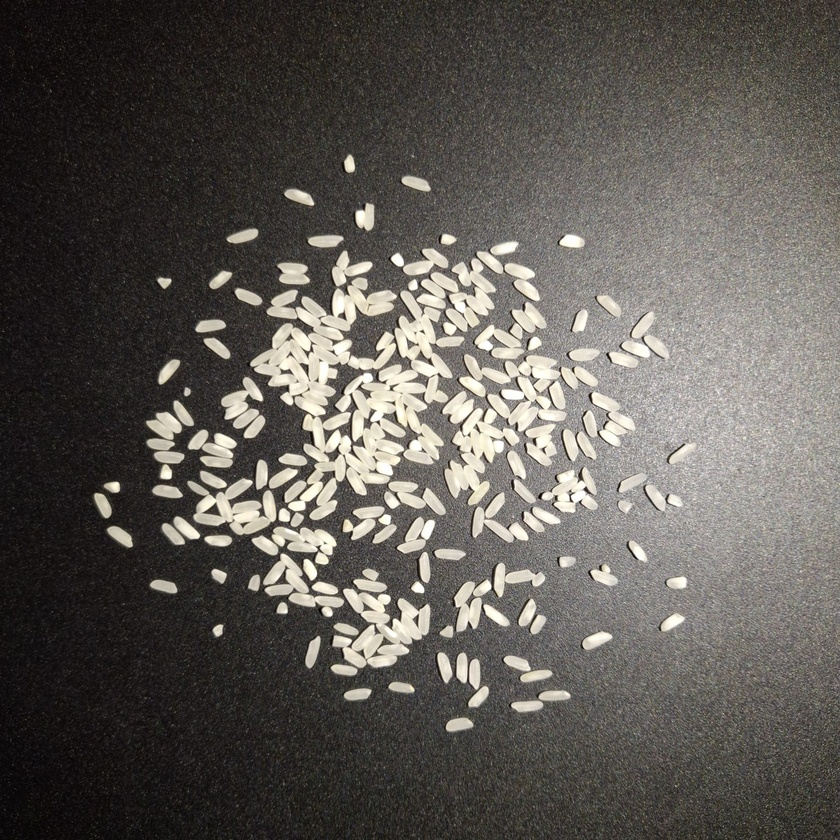
#> input picture foto/WhatsApp Image 2026-11-17 at 19.10.09.jpeg, 840 x 840 px, shrunk from 1528 x 1528 before the run
$ python process_photos.py ../foto
#> lines starting #> are read from the running program, lines starting #| are printed output that depends on the picture; after the words box and inside, x2 and y2 are one past the last pixel; in counts of white or black regions, pixels touching at a corner belong together
### Project/particle_counter.py
"""Deterministic rice counter. All areas are contour areas in pixel squared."""
import argparse
import csv
import json
import hashlib
from pathlib import Path

import cv2
import numpy as np


def analyze(image, threshold=127, min_area=30, roi=None, invert=False, blur=0):
    if image is None or image.dtype != np.uint8 or image.ndim != 3 or image.shape[2] != 3:
        raise ValueError("Expected a uint8 BGR image")
    if not 0 <= threshold <= 255 or min_area < 0:
        raise ValueError("Threshold must be 0..255 and minimum area nonnegative")
    if blur not in (0, 3, 5, 7):
        raise ValueError("Blur must be 0, 3, 5, or 7")
    height, width = image.shape[:2]
    x, y, w, h = roi if roi is not None else (0, 0, width, height)
    if x < 0 or y < 0 or w <= 0 or h <= 0 or x + w > width or y + h > height:
        raise ValueError("ROI must lie inside the image")
    gray = cv2.cvtColor(image[y:y+h, x:x+w], cv2.COLOR_BGR2GRAY)
    if blur:
        gray = cv2.GaussianBlur(gray, (blur, blur), 0)
    mode = cv2.THRESH_BINARY_INV if invert else cv2.THRESH_BINARY
    _, binary = cv2.threshold(gray, threshold, 255, mode)
    contours, _ = cv2.findContours(binary, cv2.RETR_EXTERNAL, cv2.CHAIN_APPROX_SIMPLE)
    contours = sorted(contours, key=lambda c: (cv2.boundingRect(c)[1], cv2.boundingRect(c)[0]))
    overlay = image.copy()
    mask = np.zeros((height, width), np.uint8)
    accepted = np.zeros((h, w), np.uint8)
    particles = []
    border_count = 0
    background_count = 0
    for contour in contours:
        area = cv2.contourArea(contour)
        if area < min_area or area <= 0:
            continue
        bx, by, bw, bh = cv2.boundingRect(contour)
        if bx == 0 or by == 0 or bx + bw == w or by + bh == h:
            border_count += 1
            continue
        # Rice candidates should not be branching texture or sparse bright rings.
        # These conservative shape checks are not a semantic rice classifier.
        hull_area = cv2.contourArea(cv2.convexHull(contour))
        perimeter = cv2.arcLength(contour, True)
        solidity = area / hull_area if hull_area else 0
        compactness = 4 * np.pi * area / perimeter ** 2 if perimeter else 0
        if solidity < 0.55 or compactness < 0.08:
            background_count += 1
            continue
        region = np.zeros((bh, bw), np.uint8)
        cv2.drawContours(region, [contour - [bx, by]], -1, 255, cv2.FILLED)
        foreground = cv2.countNonZero(cv2.bitwise_and(binary[by:by+bh, bx:bx+bw], region))
        if foreground / cv2.countNonZero(region) < 0.35:
            background_count += 1
            continue
        moments = cv2.moments(contour)
        cx = x + moments["m10"] / moments["m00"]
        cy = y + moments["m01"] / moments["m00"]
        identifier = len(particles) + 1
        particles.append({"id": identifier, "area_px2": area, "cx_px": cx, "cy_px": cy})
        cv2.drawContours(accepted, [contour], -1, 255, cv2.FILLED)
        shifted = contour + np.array([[[x, y]]], dtype=contour.dtype)
        cv2.drawContours(overlay, [shifted], -1, (0, 255, 0), 1)
        cv2.putText(overlay, str(identifier), (round(cx), round(cy)),
                    cv2.FONT_HERSHEY_SIMPLEX, 0.5, (0, 0, 255), 1, cv2.LINE_AA)
    mask[y:y+h, x:x+w] = accepted
    mask_numbered = cv2.cvtColor(mask, cv2.COLOR_GRAY2BGR)
    for particle in particles:
        cv2.putText(mask_numbered, str(particle["id"]),
                    (round(particle["cx_px"]), round(particle["cy_px"])),
                    cv2.FONT_HERSHEY_SIMPLEX, 0.5, (0, 0, 255), 1, cv2.LINE_AA)
    cv2.rectangle(overlay, (x, y), (x+w-1, y+h-1), (255, 160, 0), 1)
    return {"particles": particles, "overlay": overlay, "mask": mask, "mask_numbered": mask_numbered,
            "binary": binary, "border_excluded": border_count,
            "background_excluded": background_count,
            "background_filter": {"min_solidity": 0.55, "min_compactness": 0.08, "min_foreground_fraction": 0.35},
            "roi": [x, y, w, h], "threshold": threshold,
            "min_area_px2": min_area, "invert": invert, "blur": blur}


def starting_threshold(image, blur=0, roi=None):
    """Otsu provides a starting value, not a guarantee of correct segmentation."""
    if roi is not None:
        x, y, w, h = roi
        image = image[y:y+h, x:x+w]
    gray = cv2.cvtColor(image, cv2.COLOR_BGR2GRAY)
    if blur:
        gray = cv2.GaussianBlur(gray, (blur, blur), 0)
    value, _ = cv2.threshold(gray, 0, 255, cv2.THRESH_BINARY + cv2.THRESH_OTSU)
    return int(value)


def photo_directory(directory, source):
    source = Path(source).resolve()
    suffix = hashlib.sha256(str(source).encode()).hexdigest()[:8]
    return Path(directory) / f"{source.stem}_{suffix}"


def save_photo(result, source, directory):
    """Preserve separate photo exports and rebuild a per-photo index."""
    destination = photo_directory(directory, source)
    save_result(result, source, destination)
    rows = []
    for path in sorted(Path(directory).glob("*/summary.json")):
        summary = json.loads(path.read_text())
        rows.append({"source": summary["source"], "count": len(summary["particles"]),
                     "border_excluded": summary["border_excluded"], "threshold": summary["threshold"],
                     "min_area_px2": summary["min_area_px2"], "blur": summary.get("blur", 0),
                     "unit": "px2", "calibrated": False, "output": str(path.parent.resolve())})
    with (Path(directory) / "photo_results.csv").open("w", newline="") as stream:
        writer = csv.DictWriter(stream, fieldnames=list(rows[0]))
        writer.writeheader()
        writer.writerows(rows)
    return destination


def draw_dashboard(figure, axes, result, source):
    """Shared four-panel presentation for the application and PNG export."""
    from matplotlib.ticker import MaxNLocator
    for axis in axes:
        axis.clear()
    for axis, key, title in ((axes[0], "overlay", "Input image + ROI (drag to select)"),
                             (axes[1], "mask_numbered", "Numbered particle mask")):
        axis.imshow(cv2.cvtColor(result[key], cv2.COLOR_BGR2RGB))
        axis.set_title(title, loc="left")
        for particle in result["particles"]:
            axis.annotate(str(particle["id"]), (particle["cx_px"], particle["cy_px"]),
                          xytext=(0, 12), textcoords="offset points", ha="center",
                          fontsize=11, color="yellow", fontweight="bold",
                          bbox={"facecolor": "black", "alpha": 0.7, "edgecolor": "none"})
        axis.set(xlabel="X (px)", ylabel="Y (px)")
    areas = [p["area_px2"] for p in result["particles"]]
    if areas:
        axes[2].hist(areas, bins=min(10, len(areas)), color="#258b83", edgecolor="white")
    else:
        axes[2].text(0.5, 0.5, "No accepted particles", ha="center", transform=axes[2].transAxes)
    axes[2].set(title="Size distribution", xlabel="Contour area (px²)", ylabel="Particle count")
    axes[2].yaxis.set_major_locator(MaxNLocator(integer=True))
    axes[3].set_axis_off()
    visible = result["particles"][:12]
    axes[3].set_title(f"Particle results — showing {len(visible)} of {len(areas)}", loc="left")
    if visible:
        table = axes[3].table(cellText=[[p["id"], f"{p['area_px2']:,.1f}"] for p in visible],
                              colLabels=["Particle ID", "Area (px²)"], cellLoc="center",
                              bbox=[0.05, 0.08, 0.9, 0.82])
        table.auto_set_font_size(False)
        table.set_fontsize(11)
    else:
        axes[3].text(0.5, 0.5, "No accepted particles", ha="center", transform=axes[3].transAxes)
    axes[3].text(0.5, 0, "Complete measurements are saved in particles.csv", ha="center",
                 transform=axes[3].transAxes, fontsize=9)
    figure.suptitle("PARTICLE COUNTER & SIZE DISTRIBUTION ANALYZER\n"
                    f"Count: {len(areas)} | Border excluded: {result['border_excluded']} | "
                    f"Threshold: {result['threshold']} | Min area: {result['min_area_px2']:g} px² | "
                    f"Blur: {result.get('blur', 0)} | px² — UNCALIBRATED", fontsize=13)
    for text in list(figure.texts):
        if text is not figure._suptitle:
            text.remove()
    note = "Synthetic dataset montage — not a physical experiment. " if Path(source).name == "synthetic_montage.png" else ""
    figure.text(0.5, 0.06, f"Source: {Path(source).name}\n{note}Touching grains may merge; counts are unverified. Physical size is uncalibrated.",
                ha="center", fontsize=9, color="#8c3300")
    figure.text(0.5, 0.015, "Drag: ROI | +/-: threshold | A: auto threshold | [/]: min area | B: smoothing | I: invert | R: reset | S: save | Q: quit",
                ha="center", fontsize=10)
    figure.subplots_adjust(top=0.84, bottom=0.17, left=0.07, right=0.97, hspace=0.45, wspace=0.3)


def save_dashboard(result, source, destination):
    from matplotlib.figure import Figure
    figure = Figure(figsize=(14, 9))
    draw_dashboard(figure, figure.subplots(2, 2).ravel(), result, source)
    figure.savefig(destination, dpi=130)


def save_result(result, source, directory):
    from matplotlib.figure import Figure
    directory = Path(directory)
    directory.mkdir(parents=True, exist_ok=True)
    for name in ("overlay", "mask", "mask_numbered", "binary"):
        if not cv2.imwrite(str(directory / f"{name}.png"), result[name]):
            raise OSError(f"Could not save {name}")
    with (directory / "particles.csv").open("w", newline="") as stream:
        writer = csv.DictWriter(stream, fieldnames=["id", "area_px2", "cx_px", "cy_px"])
        writer.writeheader()
        writer.writerows(result["particles"])
    metadata = {k: v for k, v in result.items() if k not in ("overlay", "mask", "mask_numbered", "binary")}
    metadata.update(source=str(Path(source).resolve()), unit="px2", calibrated=False,
                    area_definition="external contour area; holes not subtracted")
    (directory / "summary.json").write_text(json.dumps(metadata, indent=2))
    figure = Figure(figsize=(7, 4))
    axis = figure.subplots()
    areas = [p["area_px2"] for p in result["particles"]]
    if areas:
        axis.hist(areas, bins=min(10, len(areas)), edgecolor="black")
    else:
        axis.text(0.5, 0.5, "No accepted particles", ha="center", transform=axis.transAxes)
    axis.set(xlabel="Contour area (px²)", ylabel="Particle count", title="Size distribution — uncalibrated")
    figure.tight_layout()
    figure.savefig(directory / "histogram.png")
    save_dashboard(result, source, directory / "dashboard.png")


# [168 lines left out: functions interactive, main, not called in this run]


# [2 lines that do not run on import are left out]

### Project/process_photos.py
"""Analyze a photo folder, preserving originals and recording unverified counts."""
import argparse
import json
from pathlib import Path

import cv2

from particle_counter import analyze, save_photo, starting_threshold


def main():
    root = Path(__file__).resolve().parent
    parser = argparse.ArgumentParser(description=__doc__)
    parser.add_argument("folder", type=Path)
    parser.add_argument("--output", type=Path, default=root / "outputs/manual_photos")
    parser.add_argument("--settings", type=Path, help="JSON mapping file names to reviewed starting thresholds")
    args = parser.parse_args()
    settings = json.loads(args.settings.read_text()) if args.settings else {}
    files = sorted(p for p in args.folder.iterdir() if p.suffix.lower() in (".jpg", ".jpeg", ".png"))
    if not files:
        parser.error("No supported images found")
    report = []
    for path in files:
        image = cv2.imread(str(path))
#> image is the input picture: shape (840, 840, 3); mean B, G, R 85.4, 90.5, 94.3
        if image is None:
            parser.error(f"Cannot read {path}")
        # Scale the noise-area cutoff with image pixel count; this is a development setting.
        min_area = round(image.shape[0] * image.shape[1] * 0.00004)
        threshold = settings.get(path.name, starting_threshold(image, 5))
#> in starting_threshold, `value, _ = cv2.threshold(gray, 0, 255, cv2.THRESH_BINARY + cv2.THRESH_..`: value = 107
#> threshold = 107
        result = analyze(image, threshold, min_area, blur=5)
#> in analyze, `_, binary = cv2.threshold(gray, threshold, 255, mode)`:
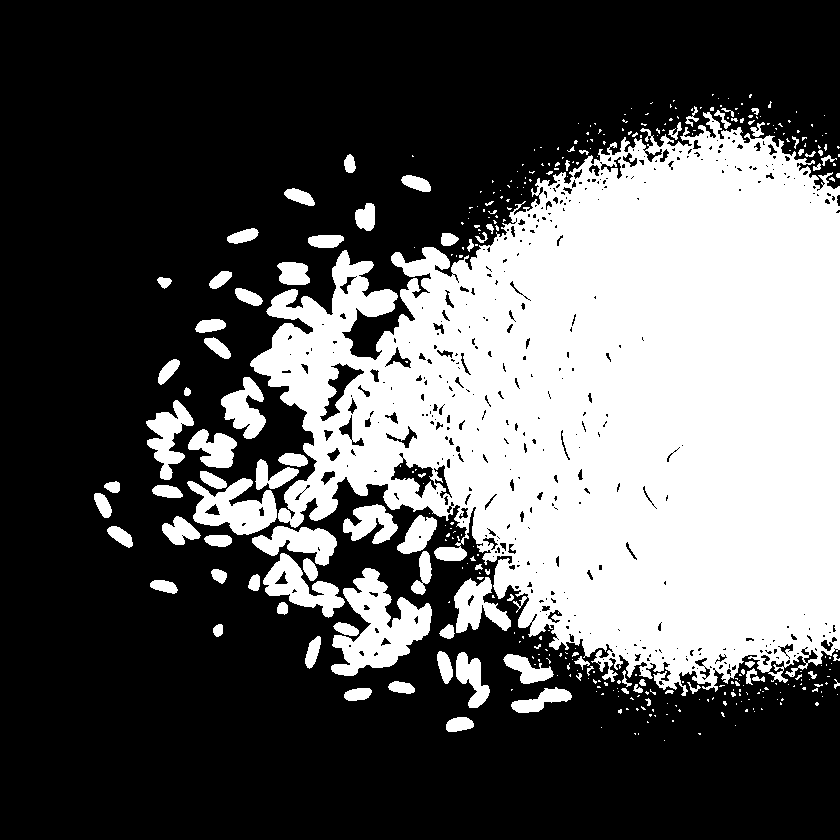
#> binary: shape (840, 840); 35.4% white; 364 white regions (273 under 20 px)
#> in analyze, `contours, _ = cv2.findContours(binary, cv2.RETR_EXTERNAL, cv2.CHAIN_AP..`: contours = 358 contours, 286 with area under 20; largest, box (x1, y1, x2, y2) and area: (250, 112, 840, 696) 218014, (331, 568, 432, 676) 5174, (187, 478, 277, 535) 2780, (263, 553, 345, 618) 2134, (252, 526, 337, 566) 1736
#> the loop in analyze, `for contour in contours:` made 358 passes
#> (area, bx, by, bw, bh, hull_area, perimeter, solidity) on passes 11, 20, 38, 39: (54.5, 685, 106, 14, 21, 157.5, 81.84, 0.346), (67.5, 714, 110, 17, 19, 146.5, 63.7, 0.461), (57.5, 668, 122, 14, 18, 128, 71.36, 0.449), (73, 750, 122, 15, 15, 145, 70.77, 0.503)
#> after the loop in analyze, `for contour in contours:`: background_count = 10; border_count = 1; particles = 56 items
#> the loop in analyze, `for particle in particles:` made 56 passes
#> particle on passes 1 to 4: {'id': 1, 'area_px2': 145.5, 'cx_px': 349.4, 'cy_px': 163.7}, {'id': 2, 'area_px2': 299.5, 'cx_px': 416.1, 'cy_px': 182.8}, {'id': 3, 'area_px2': 296.5, 'cx_px': 299.3, 'cy_px': 196.3}, {'id': 4, 'area_px2': 393.5, 'cx_px': 365.6, 'cy_px': 217}
#> result = 13 items
        destination = save_photo(result, path, args.output)
#> in save_result, `metadata = {k: v for k, v in result.items() if k not in ("overlay", "m..`: metadata = 9 items
#> in save_result, `areas = [p["area_px2"] for p in result["particles"]]`: areas = 56 values, max 5174.5 at index 36, min 29.5 at index 4, mean 569.4
#> the loop in draw_dashboard, `for axis in axes:` made 4 passes
#> the loop in draw_dashboard, `for axis, key, title in ((axes[0], "overlay", "Input image + ROI (drag..` made 2 passes
#> in draw_dashboard, `visible = result["particles"][:12]`: visible = 12 items
        sensitivity = {str(t): len(analyze(image, t, min_area, blur=5)["particles"])
                       for t in (max(0, threshold-10), threshold, min(255, threshold+10))}
#> in analyze (call 2), `contours, _ = cv2.findContours(binary, cv2.RETR_EXTERNAL, cv2.CHAIN_AP..`: contours = 388 contours, 331 with area under 20; largest, box (x1, y1, x2, y2) and area: (250, 91, 840, 729) 245830, (331, 567, 433, 677) 5560, (251, 526, 345, 618) 4233, (187, 470, 277, 536) 3137, (146, 400, 194, 480) 1646
#> the loop in analyze (call 2), `for contour in contours:` made 388 passes
#> (area, bx, by, bw, bh, hull_area, perimeter, solidity) on passes 29, 37, 94, 116: (37, 756, 87, 13, 12, 87, 53.46, 0.425), (28.5, 745, 91, 9, 15, 69.5, 48.87, 0.41), (36.5, 575, 121, 12, 13, 85, 52.53, 0.429), (29.5, 541, 134, 12, 10, 70, 46.04, 0.421)
#> the loop in analyze (call 2), `for particle in particles:` made 48 passes
#> particle on passes 1 to 4: {'id': 1, 'area_px2': 31, 'cx_px': 646.9, 'cy_px': 112.3}, {'id': 2, 'area_px2': 30, 'cx_px': 591.7, 'cy_px': 123.3}, {'id': 3, 'area_px2': 154, 'cx_px': 349.4, 'cy_px': 163.7}, {'id': 4, 'area_px2': 326, 'cx_px': 416.2, 'cy_px': 183}
#> in analyze (call 3), `contours, _ = cv2.findContours(binary, cv2.RETR_EXTERNAL, cv2.CHAIN_AP..`: contours = 358 contours, 286 with area under 20; largest, box (x1, y1, x2, y2) and area: (250, 112, 840, 696) 218014, (331, 568, 432, 676) 5174, (187, 478, 277, 535) 2780, (263, 553, 345, 618) 2134, (252, 526, 337, 566) 1736
#> call 4 of analyze, with threshold = 117, min_area = 28, invert = False, blur = 5
#> in analyze (call 4), `contours, _ = cv2.findContours(binary, cv2.RETR_EXTERNAL, cv2.CHAIN_AP..`: contours = 365 contours, 287 with area under 20; largest, box (x1, y1, x2, y2) and area: (250, 141, 840, 673) 192994, (331, 568, 431, 676) 5036, (188, 478, 277, 535) 2702, (263, 553, 344, 617) 2054, (252, 526, 337, 565) 1673
#> the loop in analyze (call 4), `for contour in contours:` made 365 passes
#> (area, bx, by, bw, bh, hull_area, perimeter, solidity) on passes 38, 93, 126, 280: (66.5, 719, 140, 16, 17, 172, 91.84, 0.387), (100.5, 779, 161, 19, 18, 215, 79.36, 0.467), (70, 577, 182, 21, 16, 186.5, 89.25, 0.375), (39, 651, 652, 11, 10, 75.5, 47.8, 0.517)
#> after the loop in analyze (call 4), `for contour in contours:`:
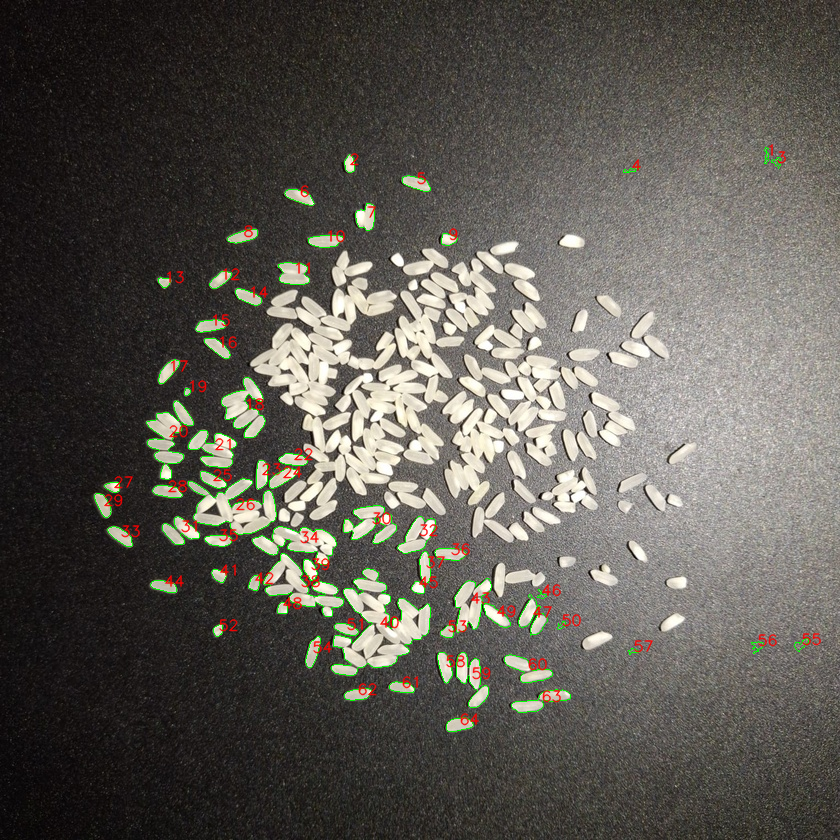
#> overlay: shape (840, 840, 3); 1.96% of pixels changed, all inside (x1, y1, x2, y2) = (94, 144, 822, 732)
#> after the loop in analyze (call 4), `for contour in contours:`: background_count = 4; border_count = 2; particles = 64 items
#> the loop in analyze (call 4), `for particle in particles:` made 64 passes
#> particle on passes 1 to 4: {'id': 1, 'area_px2': 34, 'cx_px': 766.1, 'cy_px': 155.2}, {'id': 2, 'area_px2': 134.5, 'cx_px': 349.3, 'cy_px': 163.7}, {'id': 3, 'area_px2': 38, 'cx_px': 776.1, 'cy_px': 161.6}, {'id': 4, 'area_px2': 37.5, 'cx_px': 631.1, 'cy_px': 169.5}
#> after the loop in analyze (call 4), `for particle in particles:`:
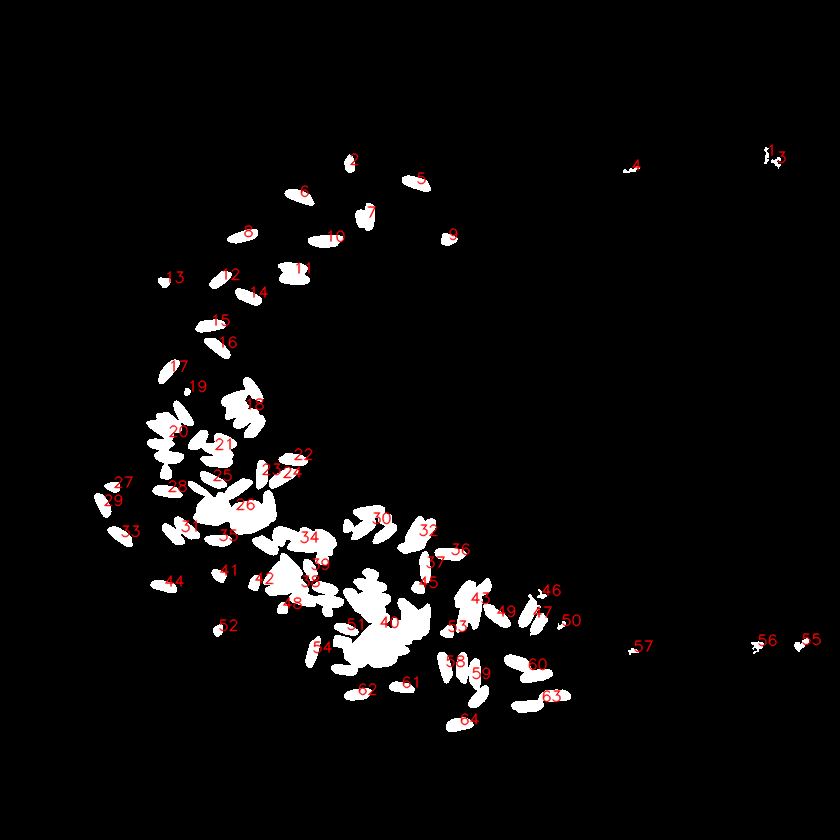
#> mask_numbered: shape (840, 840, 3); mean B, G, R 11.9, 11.9, 13.3
#> in analyze (call 4), `cv2.rectangle(overlay, (x, y), (x+w-1, y+h-1), (255, 160, 0), 1)`:
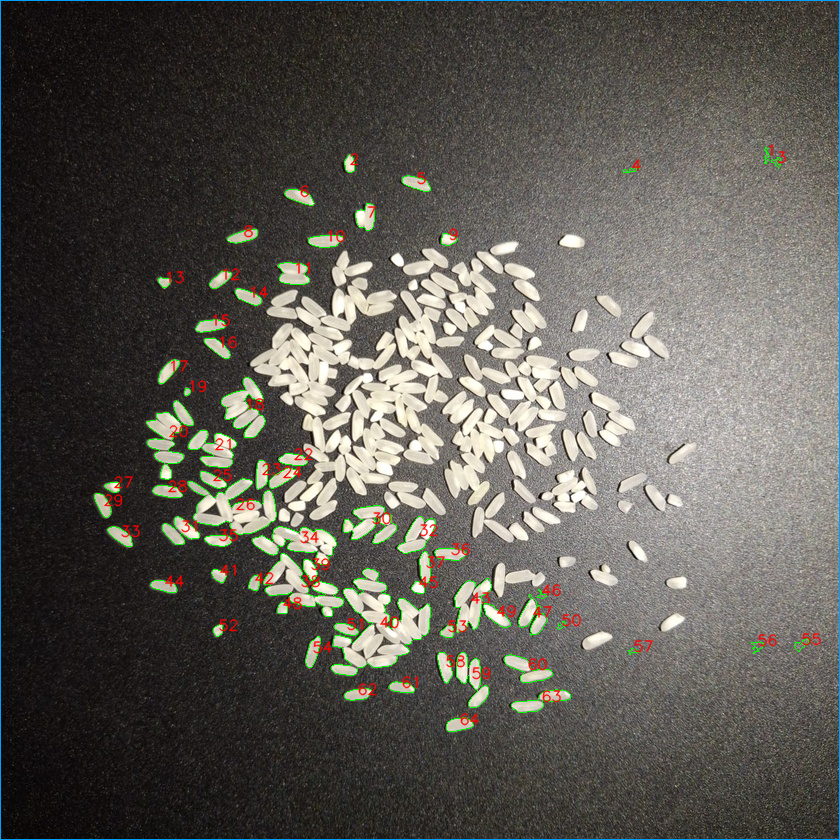
#> overlay: shape (840, 840, 3); 0.48% of pixels changed, all inside (x1, y1, x2, y2) = (0, 0, 840, 840)
#> sensitivity = {'97': 48, '107': 56, '117': 64}
        report.append({"source": str(path.resolve()), "shape": list(image.shape),
                       "threshold": threshold, "blur": 5, "min_area_px2": min_area,
                       "threshold_method": "reviewed starting setting" if path.name in settings else "Otsu starting setting",
                       "detected_objects": len(result["particles"]), "border_excluded": result["border_excluded"],
                       "threshold_sensitivity": sensitivity, "manual_reference_count": None,
                       "accuracy_verified": False, "output": str(destination.resolve()),
                       "limitation": "Touching grains may merge; noise may be detected. No physical calibration."})
        print(path.name, "threshold=", threshold, "detected objects=", len(result["particles"]), flush=True)
#| WhatsApp Image 2026-11-17 at 19.10.09.jpeg threshold= 107 detected objects= 56
    (args.output / "photo_review.json").write_text(json.dumps(report, indent=2))


if __name__ == "__main__":
    main()
